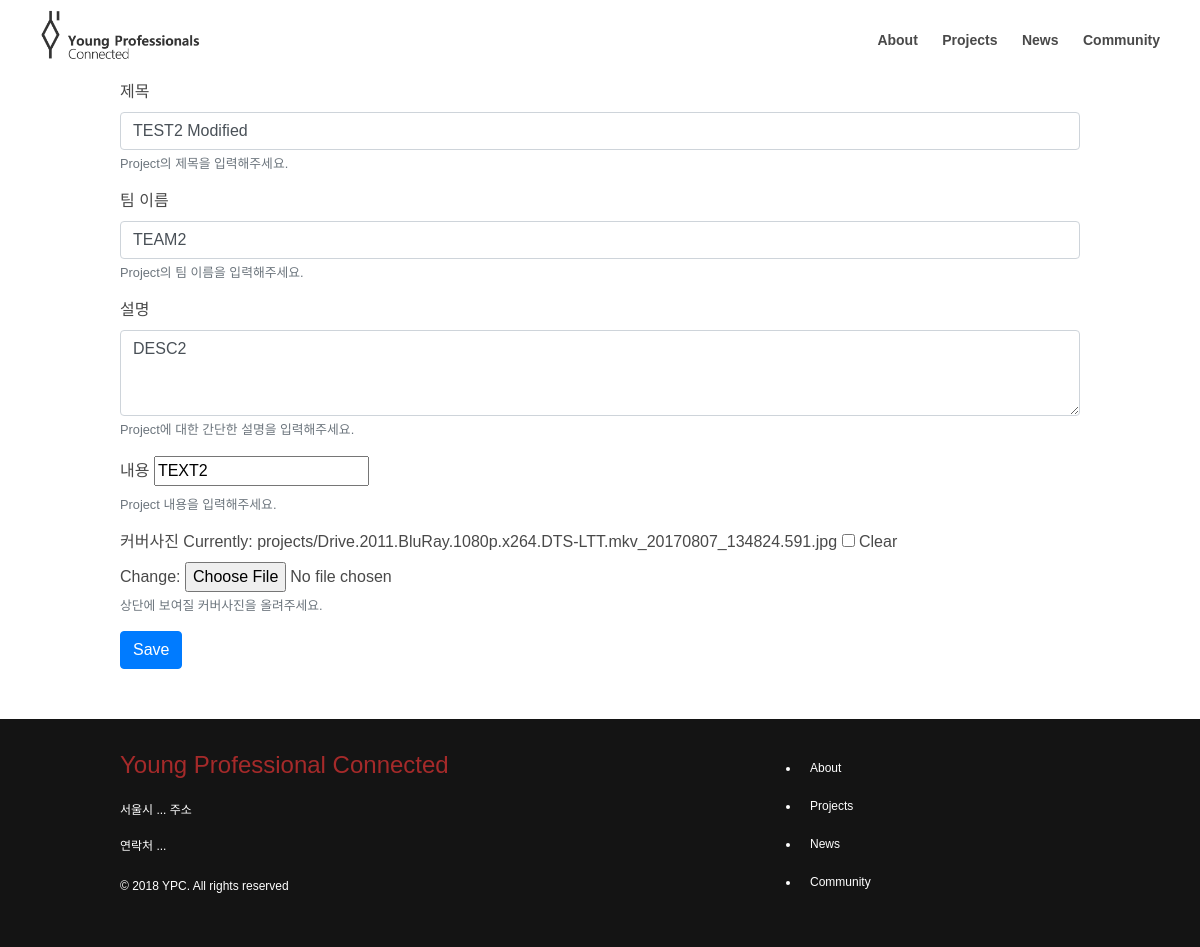
Before: /project/5/edit/ with the older database file.
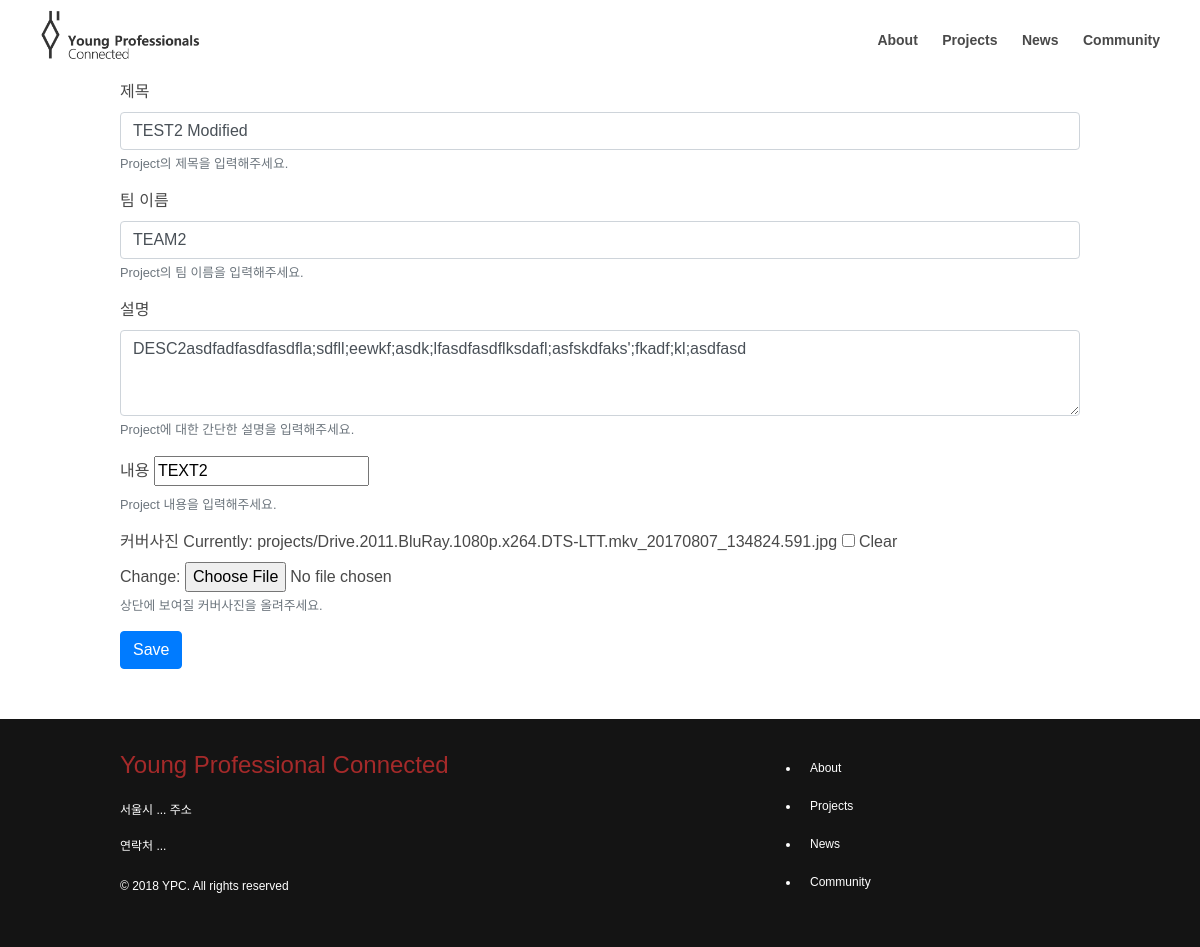
After: the same page with the newer database file.
### projects/models.py (models this page shows, shortened)
class Project(models.Model):
    author = models.ForeignKey('auth.User', on_delete=models.CASCADE)
    title = models.CharField(max_length=20)
    team_name = models.CharField(max_length=20)
    description = models.TextField(null=True)
    text = models.TextField()
    cover_image = models.ImageField(null=True, upload_to="projects")
    created_date = models.DateTimeField(default=timezone.now)
    published_date = models.DateTimeField(blank=True, null=True)

### projects/views.py (the view)
# urls.py: path('project/<int:pk>/edit/', views.project_edit, name='project_edit'),
def project_edit(request, pk) :
	post = get_object_or_404(Project, pk=pk)
	if request.method == "POST" :
		form = ProjectForm(request.POST, instance=post)
		if form.is_valid():
			post = form.save(commit=False)
			post.author = request.user
			post.published_date = timezone.now()
			post.save()
			return redirect('project_detail', pk=post.pk)
	else:
		form = ProjectForm(instance=post)
	return render(request, 'projects/project_edit.html', {'form': form})

### projects/forms.py
class ProjectForm(forms.ModelForm):
	cover_image = forms.FileField(required=False)
	class Meta:
		model = Project
		fields = ('title', 'team_name', 'description', 'text', 'cover_image')
		widgets = {
			'title': forms.TextInput(attrs={'class': 'form-control'}),
			'team_name': forms.TextInput(attrs={'class': 'form-control'}),
			'description': forms.Textarea(attrs={'class': 'form-control', 'rows': '3'}),
			'cover_image': forms.FileInput(attrs={'class': 'form-control-file'}),
			'text': SummernoteWidget()
		}

### projects/templates/projects/project_edit.html (shortened to what this page needs)
{% extends 'projects/base.html' %} {% block content %}
<div class="container">
	<div class="content">
		<form method='post' enctype="multipart/form-data">
		    <div class="form-group">
				<label for="title">제목</label>
			    {{ form.title }}
				<small class="form-text text-muted">Project의 제목을 입력해주세요.</small>
		    </div>
			<div class="form-group">
				<label for="title">팀 이름</label>
			    {{ form.team_name }}
				<small class="form-text text-muted">Project의 팀 이름을 입력해주세요.</small>
		    </div>
			<div class="form-group">
				<label for="title">설명</label>
			    {{ form.description }}
				<small class="form-text text-muted">Project에 대한 간단한 설명을 입력해주세요.</small>
		    </div>
			<div class="form-group">
				<label for="title">내용</label>
			    {{ form.text | safe }}
				<small class="form-text text-muted">Project 내용을 입력해주세요.</small>
		    </div>
			<div class="form-group">
				<label for="title">커버사진</label>
			    {{ form.cover_image }}
				<small class="form-text text-muted">상단에 보여질 커버사진을 올려주세요.</small>
		    </div>
			<button type="submit" class="btn btn-primary">Save</button>
		</form>
	</div>
</div>
{% endblock %}

Changed rows visible on the page:
changed Project "TEST2 Modified": description "DESC2" → "DESC2asdfadfasdfasdfla;sdfll;eewkf;asdk;lfasdfasdflksdafl;asfskdfaks';fkadf;kl;asdfasd"
